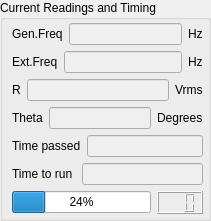
   <widget class="QGroupBox" name="groupBoxCurrentReadingsAndTiming">
    <property name="geometry">
     <rect>
      <x>620</x>
      <y>10</y>
      <width>211</width>
      <height>221</height>
     </rect>
    </property>
    <property name="title">
     <string>Current Readings and Timing</string>
    </property>
    <widget class="QWidget" name="layoutWidget">
     <property name="geometry">
      <rect>
       <x>12</x>
       <y>23</y>
       <width>191</width>
       <height>201</height>
      </rect>
     </property>
     <layout class="QVBoxLayout" name="verticalLayout_3">
      <item>
       <layout class="QHBoxLayout" name="horizontalLayout_10">
        <item>
         <widget class="QLabel" name="labelCurrentReadingsFrequencyGenerator">
          <property name="text">
           <string>Gen.Freq</string>
          </property>
         </widget>
        </item>
        <item>
         <widget class="QLineEdit" name="lineEditCurrentReadingsFrequencyGenerator">
          <property name="enabled">
           <bool>false</bool>
          </property>
         </widget>
        </item>
        <item>
         <widget class="QLabel" name="labelCurrentReadingsFrequencyUnitsGenerator">
          <property name="text">
           <string>Hz</string>
          </property>
         </widget>
        </item>
       </layout>
      </item>
      <item>
       <layout class="QHBoxLayout" name="horizontalLayout_7">
        <item>
         <widget class="QLabel" name="labelCurrentReadingsExternalFrequencyLockInAmplifier">
          <property name="text">
           <string>Ext.Freq</string>
          </property>
         </widget>
        </item>
        <item>
         <widget class="QLineEdit" name="lineEditCurrentReadingsExternalFrequencyLockInAmplifier">
          <property name="enabled">
           <bool>false</bool>
          </property>
         </widget>
        </item>
        <item>
         <widget class="QLabel" name="labelCurrentReadingsExternalFrequencyUnitsLockInAmplifier">
          <property name="text">
           <string>Hz</string>
          </property>
         </widget>
        </item>
       </layout>
      </item>
      <item>
       <layout class="QHBoxLayout" name="horizontalLayout_8">
        <item>
         <widget class="QLabel" name="labelCurrentRFrequencyLockInAmplifier">
          <property name="text">
           <string>R</string>
          </property>
         </widget>
        </item>
        <item>
         <widget class="QLineEdit" name="lineEditCurrentReadingsRLockInAmplifier">
          <property name="enabled">
           <bool>false</bool>
          </property>
         </widget>
        </item>
        <item>
         <widget class="QLabel" name="labelCurrentReadingsRUnitsLockInAmplifier">
          <property name="text">
           <string>Vrms</string>
          </property>
         </widget>
        </item>
       </layout>
      </item>
      <item>
       <layout class="QHBoxLayout" name="horizontalLayout_9">
        <item>
         <widget class="QLabel" name="labelCurrentThetaFrequencyLockInAmplifier">
          <property name="text">
           <string>Theta</string>
          </property>
         </widget>
        </item>
        <item>
         <widget class="QLineEdit" name="lineEditCurrentReadingsThetaLockInAmplifier">
          <property name="enabled">
           <bool>false</bool>
          </property>
         </widget>
        </item>
        <item>
         <widget class="QLabel" name="labelCurrentReadingsThetaUnitsLockInAmplifier">
          <property name="text">
           <string>Degrees</string>
          </property>
         </widget>
        </item>
       </layout>
      </item>
      <item>
       <layout class="QHBoxLayout" name="horizontalLayout_11">
        <item>
         <widget class="QLabel" name="labelTimePassed">
          <property name="text">
           <string>Time passed</string>
          </property>
         </widget>
        </item>
        <item>
         <widget class="QLineEdit" name="lineEditTimePassed">
          <property name="enabled">
           <bool>false</bool>
          </property>
         </widget>
        </item>
       </layout>
      </item>
      <item>
       <layout class="QHBoxLayout" name="horizontalLayout_12">
        <item>
         <widget class="QLabel" name="labelTimeToRun">
          <property name="text">
           <string>Time to run </string>
          </property>
         </widget>
        </item>
        <item>
         <widget class="QLineEdit" name="lineEditTimeToRun">
          <property name="enabled">
           <bool>false</bool>
          </property>
         </widget>
        </item>
       </layout>
      </item>
      <item>
       <layout class="QHBoxLayout" name="horizontalLayout_13">
        <item>
         <widget class="QProgressBar" name="progressBarExperiment">
          <property name="value">
           <number>24</number>
          </property>
         </widget>
        </item>
        <item>
         <widget class="QLCDNumber" name="lcdNumber">
          <property name="digitCount">
           <number>3</number>
          </property>
         </widget>
        </item>
       </layout>
      </item>
      <item>
       <spacer name="verticalSpacer_5">
        <property name="orientation">
         <enum>Qt::Vertical</enum>
        </property>
        <property name="sizeHint" stdset="0">
         <size>
          <width>20</width>
          <height>40</height>
         </size>
        </property>
       </spacer>
      </item>
     </layout>
    </widget>
   </widget>
